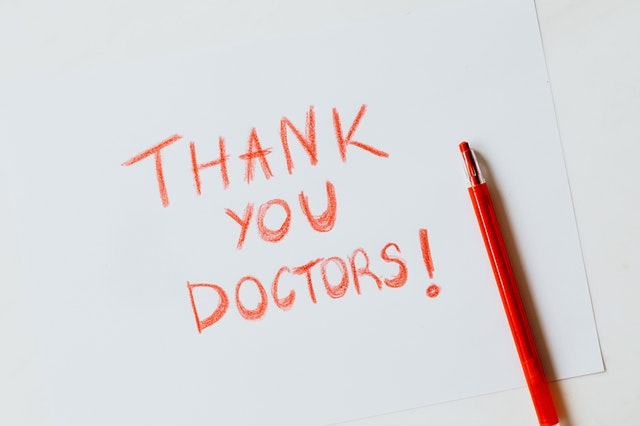
#> input picture CV/before/CV_WEEK03_1_AM/images/paper.jpg, 640 x 426 px
$ python opencv_study05.py
#> lines starting #> are read from the running program, lines starting #| are printed output that depends on the picture; after the words box and inside, x2 and y2 are one past the last pixel; in counts of white or black regions, pixels touching at a corner belong together
# erosion and dilation
# 이미지를 뭉개는것
import cv2
import numpy as np

img = cv2.imread("images/paper.jpg", 0)
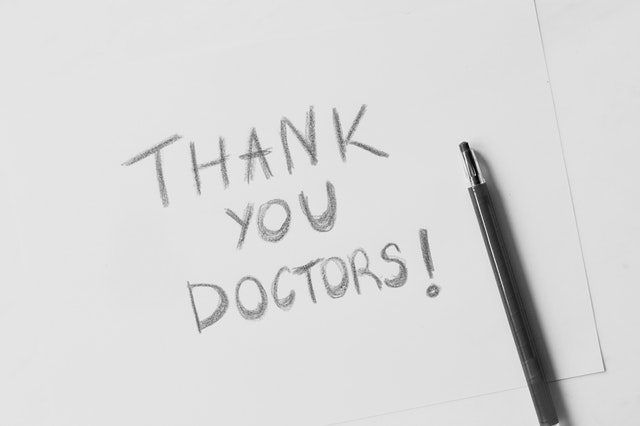
#> img: shape (426, 640); min 0, max 243, mean 217.4
kernel = np.ones((5,5), np.uint8)
ret, thresh = cv2.threshold(img, 175, 255, cv2.THRESH_BINARY)
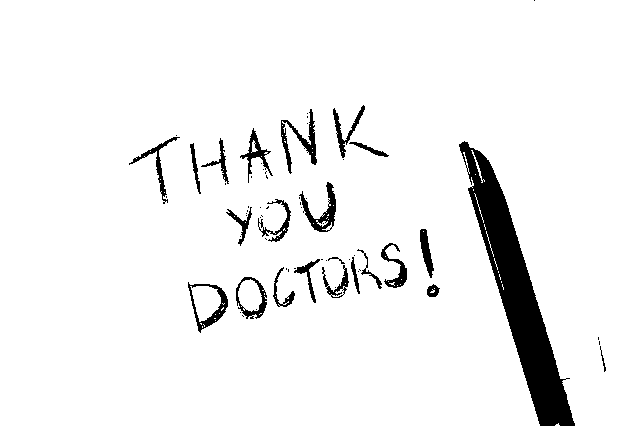
#> thresh: shape (426, 640); 94.3% white; 66 black regions (43 under 20 px), largest, box (x1, y1, x2, y2) and area: (459, 141, 575, 426) 9173, (281, 109, 317, 174) 630, (299, 182, 336, 232) 611
erosion = cv2.erode(thresh, kernel)
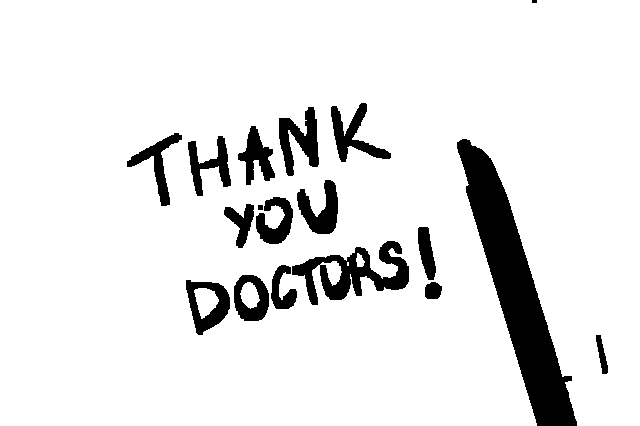
#> erosion: shape (426, 640); 90.3% white; 18 black regions (1 under 20 px), largest, box (x1, y1, x2, y2) and area: (457, 139, 577, 426) 10975, (292, 241, 409, 305) 3084, (279, 107, 319, 176) 1419
dilation = cv2.dilate(thresh, kernel)
#> dilation: shape (426, 640); 97.4% white; 28 black regions (23 under 20 px), largest, box (x1, y1, x2, y2) and area: (474, 153, 573, 426) 6749, (422, 234, 431, 269) 102, (462, 144, 476, 175) 93, (401, 268, 405, 278) 26, (329, 208, 334, 220) 22

img2 = cv2.resize(img, (300, 300))
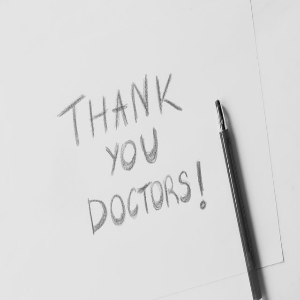
#> img2: shape (300, 300); min 9, max 236, mean 217.4
display_image = np.hstack((thresh, erosion, dilation))
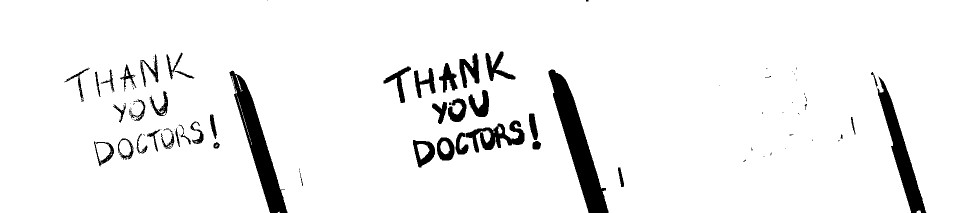
#> display_image: shape (426, 1920) (shown at 1/2 size); 94% white; 112 black regions (67 under 20 px), largest, box (x1, y1, x2, y2) and area: (1097, 139, 1217, 426) 10975, (459, 141, 575, 426) 9173, (1754, 153, 1853, 426) 6749

cv2.imshow("erosion and dilation", display_image)

edges = cv2.Canny(img, 30, 70)
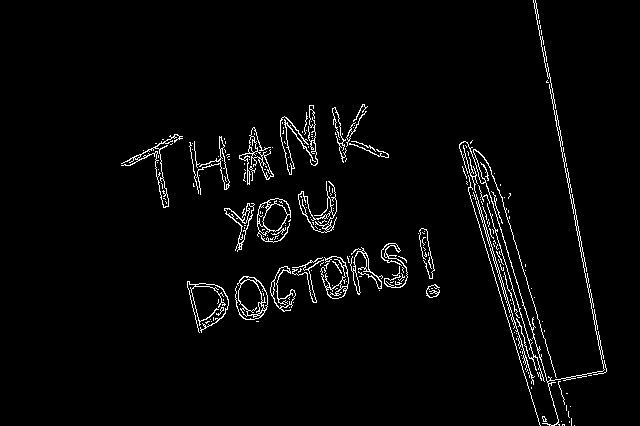
#> edges: shape (426, 640); 3% white in thin lines or dots, all inside (x1, y1, x2, y2) = (121, 0, 607, 426)
erosion = cv2.erode(edges, kernel)
#> erosion: shape (426, 640); every value is 0
dilation = cv2.dilate(edges, erosion, dilation)
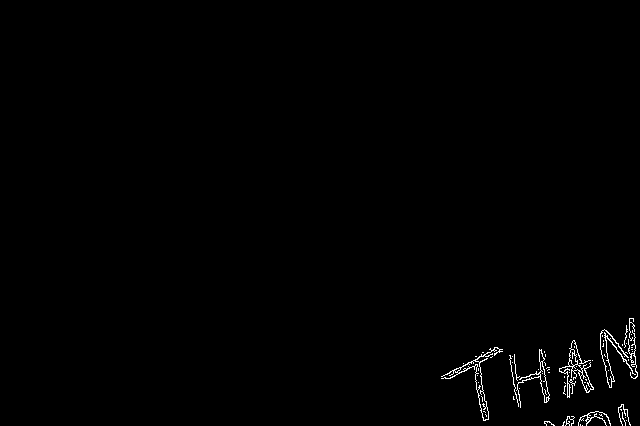
#> dilation: shape (426, 640); 0.68% white in thin lines or dots, all inside (x1, y1, x2, y2) = (441, 318, 638, 426)
#display_image = np.hstack((edges, erosion, dilation))

cv2.imshow("Canny Erosion & Dilation Image", display_image)

cv2.waitKey(0)
